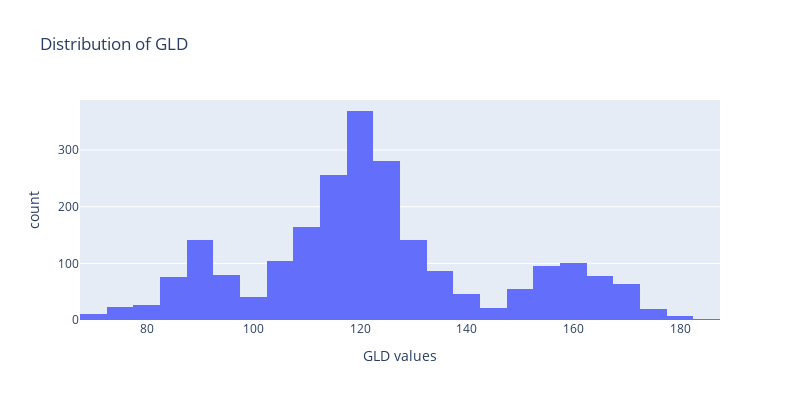

Here is the notebook cell this chart was saved with:
### Code cell
fig = px.histogram(x = gold_data['GLD'],
                   title = 'Distribution of GLD', width=800, height=400,
                   labels = {'x': 'GLD values', 'y': 'Count'})

fig.show()

### Figure 1 — Plotly figure (JSON) as saved in the notebook; plotly's stock layout.template omitted (floating-point values rounded to 4 significant figures; data arrays with more than 128 entries replaced by an {"elided": "..."} marker saying what was removed)
{"data": [{"alignmentgroup": "True", "bingroup": "x", "hovertemplate": "GLD values=%{x}<br>count=%{y}<extra></extra>", "legendgroup": "", "marker": {"color": "#636efa", "pattern": {"shape": ""}}, "name": "", "offsetgroup": "", "orientation": "v", "showlegend": false, "type": "histogram", "x": {"elided": "2290 float values"}, "xaxis": "x", "yaxis": "y"}], "layout": {"barmode": "relative", "height": 400, "legend": {"tracegroupgap": 0}, "title": {"text": "Distribution of GLD"}, "width": 800, "xaxis": {"anchor": "y", "domain": [0, 1], "title": {"text": "GLD values"}}, "yaxis": {"anchor": "x", "domain": [0, 1], "title": {"text": "count"}}}}
